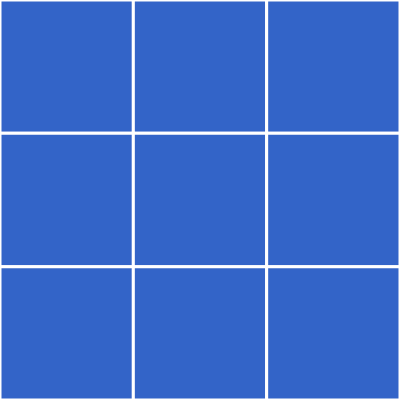
Frame 1 (no input)
Frame 60 (no input): identical to frame 1, image omitted
Frame 120 (the mouse pressed at the canvas centre since frame 60): identical to frame 1, image omitted

The p5.js sketch that drew this single still picture (run headless with seeded random() and noise() and a simulated clock; from frame 60 on, the mouse is pressed at the canvas centre):

// p5.js sketch
// ── sketch.js
var plateau, tailleCase, tailleFen;
var joueurTour;
var finPartie;
//compte le nombre de pièces posées sur une case
var compte;
var vainqueur;
var boutton;
//partie indiquant le tour du joueur
var infoJoueur;

function setup() {
  tailleFen = 400;
  tailleCase = tailleFen / 3;
  createCanvas(tailleFen, tailleFen);
  recommencer(); // état initial de la partie

  //boutton pour recommencer la partie
  bouttonSetup(200, 500, 300, 60);
  //paragraphe pour les infos du joueur dont c'est le tour de jouer
  infoJoueur = createP();
  infoJoueur.position(650, 20);
  infoJoueur.style('font-size', '200%');

}

function bouttonSetup(x, y, w, h) {
  boutton = createButton('recommencer');
  boutton.position(x, y);
  boutton.size(w, h);
  boutton.style('font-size', '250%');
  boutton.mouseReleased(recommencer);
}

function recommencer() {
  plateau = [1, 2, 3, 4, 5, 6, 7, 8, 9];
  compte = 0;
  //tour du joueur 1
  joueurTour = true;
  finPartie = false;
}

function draw() {
  background(51, 40, 255);
  this.plateauAff();

  if (finPartie) { // si la partie est finie
    if (compte === 9) { // vérifie si toutes les cases sont remplies et affiche égalité si c'est le cas
      textAlign(CENTER, CENTER);
      textSize(64);
      fill(255);
      stroke(51);
      strokeWeight(3);
      text("Egalité !", width / 2, height / 2);
      infoJoueur.html("Egalité");
      return;
    }
    ligneVictoire();
  }
}

//affichage du plateau + infos joueur
function plateauAff() {
  for (i = 0; i < 9; i++) {
    fill(51, 100, 200);
    strokeWeight(3);
    stroke(255);
    push();
    translate(((i % 3) * tailleCase), (floor((i / 3)) * tailleCase));
    rect(0, 0, tailleCase, tailleCase);
    stroke(50, 20, 60);
    if (plateau[i] == 0) { // affiche O
      ellipse(tailleCase / 2, tailleCase / 2, tailleCase / 2, tailleCase / 2);
    } else if (plateau[i] == -1) { // affiche X
      line(tailleCase / 4, tailleCase / 4, 3 * (tailleCase / 4), 3 * (tailleCase / 4));
      line(3 * (tailleCase / 4), (tailleCase / 4), (tailleCase / 4), 3 * (tailleCase / 4));
    }
    pop();
    infoJoueur.html("Player " + ((joueurTour) ? "1 (X) " : "2 (O) ") + " turn"); // met à jour les infos du joueur 
  }
}

function mouseReleased() { // detecte les clics sur une cellule
  if (finPartie) {
    return;
  } // If game over take no input
  mx = mouseX;
  my = mouseY;
  if (mx > tailleFen || my > tailleFen) {
    return;
  } // If clicked outside board do nothing
  x = floor(mx / tailleCase);
  y = floor(my / tailleCase);
  ind = (y * 3) + x;
  if (plateau[ind] <= 0) {
    return;
  } // If clicked box already has symbol do nothing
  plateau[ind] = (joueurTour) ? -1 : 0; // Else, put symbol
  joueurTour = !joueurTour;
  compte++;
  verifVictoire();
}

function keyPressed() { // on peut recommencer en pressant "r"
  if (key === 'r' || key === 'R') {
    recommencer();
  }
}

function verifVictoire() { // Vérifie si le joueur a gagné
  if (compte === 9) { // si les 9 tours sont finis et aucun joueur n'a gagné alors égalité
    finPartie = true;
  }
  for (i = 0; i < 3; i++) // vérifie les colonnes
    if (plateau[i] == (plateau[i + 3]) && plateau[i] == (plateau[i + 6])) {
      finPartie = true;
      vainqueur = [i, i + 6]; // garde les premiers et derniers coordonnées des cases gagnantes
    }
  for (i = 0; i < 9; i += 3) // vérifie les lignes
    if (plateau[i] == (plateau[i + 1]) && plateau[i] == (plateau[i + 2])) {
      finPartie = true;
      vainqueur = [i, i + 2]; // coord cases gagnantes
    }
  for (i = 0, b = 4; i < 3; i += 2, b -= 2) // vérifie les diagonales
    if (plateau[i] === (plateau[i + b]) && plateau[i] === (plateau[i + b + b])) {
      finPartie = true;
      vainqueur = [i, i + b + b]; // coord cases gagnantes
    }
}

function ligneVictoire() {
  // Déssine une ligne rejoignant les deux cases menant à la vitoire
  x1 = (vainqueur[0] % 3) * tailleCase + tailleCase / 2;
  y1 = (floor(vainqueur[0] / 3)) * tailleCase + tailleCase / 2;
  x2 = (vainqueur[1] % 3) * tailleCase + tailleCase / 2;
  y2 = (floor(vainqueur[1] / 3)) * tailleCase + tailleCase / 2;
  stroke(50, 150, 255);
  strokeWeight(20);
  line(x1, y1, x2, y2);
  infoJoueur.html("Joueur " + ((plateau[vainqueur[0]] === -1) ? "1 (X) " : "2 (O) ") + "Won!"); // maj infos joueurs
}
